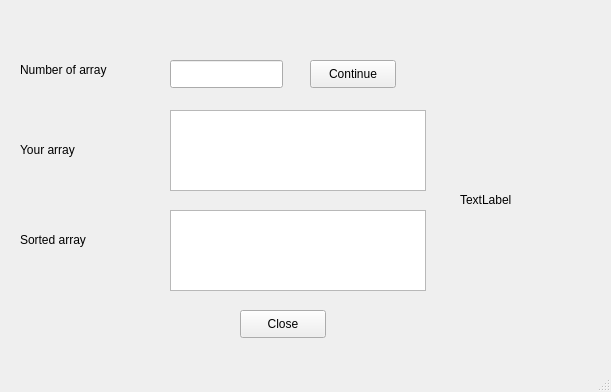
<?xml version="1.0" encoding="UTF-8"?>
<ui version="4.0">
 <class>MainWindow</class>
 <widget class="QMainWindow" name="MainWindow">
  <property name="geometry">
   <rect>
    <x>0</x>
    <y>0</y>
    <width>611</width>
    <height>392</height>
   </rect>
  </property>
  <property name="windowTitle">
   <string>MainWindow</string>
  </property>
  <property name="styleSheet">
   <string notr="true">
a.knopka {
  color: #fff; /* цвет текста */
  text-decoration: none; /* убирать подчёркивание у ссылок */
  user-select: none; /* убирать выделение текста */
  background: rgb(212,75,56); /* фон кнопки */
  padding: .7em 1.5em; /* отступ от текста */
  outline: none; /* убирать контур в Mozilla */
} 
a.knopka:hover { background: rgb(232,95,76); } /* при наведении курсора мышки */
a.knopka:active { background: rgb(152,15,0); } /* при нажатии */</string>
  </property>
  <widget class="QWidget" name="centralwidget">
   <widget class="QLabel" name="label">
    <property name="geometry">
     <rect>
      <x>20</x>
      <y>60</y>
      <width>181</width>
      <height>20</height>
     </rect>
    </property>
    <property name="text">
     <string>Number of array</string>
    </property>
   </widget>
   <widget class="QLabel" name="label_2">
    <property name="geometry">
     <rect>
      <x>20</x>
      <y>140</y>
      <width>181</width>
      <height>20</height>
     </rect>
    </property>
    <property name="text">
     <string>Your array</string>
    </property>
   </widget>
   <widget class="QLabel" name="label_3">
    <property name="geometry">
     <rect>
      <x>20</x>
      <y>230</y>
      <width>181</width>
      <height>20</height>
     </rect>
    </property>
    <property name="text">
     <string>Sorted array</string>
    </property>
   </widget>
   <widget class="QPushButton" name="pushButton">
    <property name="geometry">
     <rect>
      <x>240</x>
      <y>310</y>
      <width>86</width>
      <height>28</height>
     </rect>
    </property>
    <property name="styleSheet">
     <string notr="true">
a.knopka {
  color: #fff; 
  text-decoration: none; 
  user-select: none; 
  background: rgb(212,75,56); 
  padding: .7em 1.5em;
  outline: none; 
} 
a.knopka:hover { background: rgb(232,95,76); }  
a.knopka:active { background: rgb(152,15,0); } 
</string>
    </property>
    <property name="text">
     <string>Close</string>
    </property>
   </widget>
   <widget class="QPushButton" name="Continue">
    <property name="geometry">
     <rect>
      <x>310</x>
      <y>60</y>
      <width>86</width>
      <height>28</height>
     </rect>
    </property>
    <property name="styleSheet">
     <string notr="true">
a.button7 {
  font-weight: 700;
  color: white;
  text-decoration: none;
  padding: .8em 1em calc(.8em + 3px);
  border-radius: 3px;
  background: rgb(64,199,129);
  box-shadow: 0 -3px rgb(53,167,110) inset;
  transition: 0.2s;
} 
a.button7:hover { background: rgb(53, 167, 110); }
a.button7:active {
  background: rgb(33,147,90);
  box-shadow: 0 3px rgb(33,147,90) inset;
}
{}
a.button7 {
  font-weight: 700;
  color: white;
  text-decoration: none;
  padding: .8em 1em calc(.8em + 3px);
  border-radius: 3px;
  background: rgb(64,199,129);
  box-shadow: 0 -3px rgb(53,167,110) inset;
  transition: 0.2s;
} 
a.button7:hover { background: rgb(53, 167, 110); }
a.button7:active {
  background: rgb(33,147,90);
  box-shadow: 0 3px rgb(33,147,90) inset;
}</string>
    </property>
    <property name="text">
     <string>Continue</string>
    </property>
   </widget>
   <widget class="QLineEdit" name="NumberOfArray">
    <property name="geometry">
     <rect>
      <x>170</x>
      <y>60</y>
      <width>113</width>
      <height>28</height>
     </rect>
    </property>
   </widget>
   <widget class="QTextBrowser" name="textBrowser">
    <property name="geometry">
     <rect>
      <x>170</x>
      <y>110</y>
      <width>256</width>
      <height>81</height>
     </rect>
    </property>
   </widget>
   <widget class="QTextBrowser" name="textBrowser_2">
    <property name="geometry">
     <rect>
      <x>170</x>
      <y>210</y>
      <width>256</width>
      <height>81</height>
     </rect>
    </property>
   </widget>
   <widget class="QLabel" name="label_4">
    <property name="geometry">
     <rect>
      <x>460</x>
      <y>190</y>
      <width>63</width>
      <height>20</height>
     </rect>
    </property>
    <property name="text">
     <string>TextLabel</string>
    </property>
   </widget>
  </widget>
  <widget class="QMenuBar" name="menubar">
   <property name="geometry">
    <rect>
     <x>0</x>
     <y>0</y>
     <width>611</width>
     <height>25</height>
    </rect>
   </property>
  </widget>
  <widget class="QStatusBar" name="statusbar"/>
 </widget>
 <resources/>
 <connections>
  <connection>
   <sender>pushButton</sender>
   <signal>clicked()</signal>
   <receiver>MainWindow</receiver>
   <slot>close()</slot>
   <hints>
    <hint type="sourcelabel">
     <x>318</x>
     <y>350</y>
    </hint>
    <hint type="destinationlabel">
     <x>371</x>
     <y>347</y>
    </hint>
   </hints>
  </connection>
  <connection>
   <sender>Continue</sender>
   <signal>clicked()</signal>
   <receiver>NumberOfArray</receiver>
   <slot>copy()</slot>
   <hints>
    <hint type="sourcelabel">
     <x>439</x>
     <y>104</y>
    </hint>
    <hint type="destinationlabel">
     <x>260</x>
     <y>95</y>
    </hint>
   </hints>
  </connection>
 </connections>
</ui>
